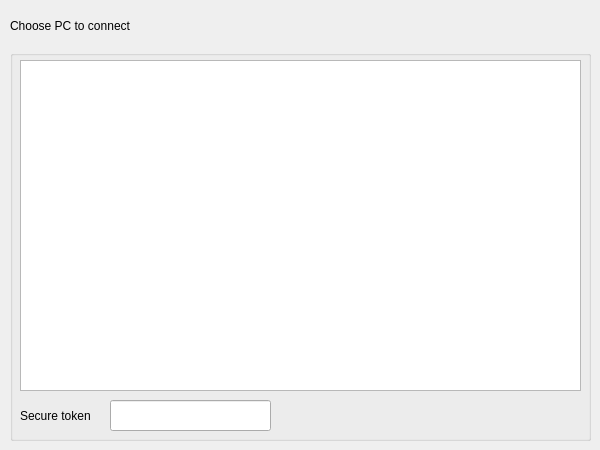
<?xml version="1.0" encoding="UTF-8"?>
<ui version="4.0">
 <class>Dialog</class>
 <widget class="QDialog" name="Dialog">
  <property name="geometry">
   <rect>
    <x>0</x>
    <y>0</y>
    <width>600</width>
    <height>450</height>
   </rect>
  </property>
  <property name="windowTitle">
   <string>Choose PC to connect</string>
  </property>
  <widget class="QLabel" name="label">
   <property name="geometry">
    <rect>
     <x>10</x>
     <y>10</y>
     <width>131</width>
     <height>31</height>
    </rect>
   </property>
   <property name="text">
    <string>Choose PC to connect</string>
   </property>
  </widget>
  <widget class="QGroupBox" name="groupBox">
   <property name="geometry">
    <rect>
     <x>10</x>
     <y>50</y>
     <width>581</width>
     <height>391</height>
    </rect>
   </property>
   <property name="title">
    <string/>
   </property>
   <widget class="QListWidget" name="table">
    <property name="geometry">
     <rect>
      <x>10</x>
      <y>10</y>
      <width>561</width>
      <height>331</height>
     </rect>
    </property>
   </widget>
   <widget class="QLineEdit" name="secure_token">
    <property name="geometry">
     <rect>
      <x>100</x>
      <y>350</y>
      <width>161</width>
      <height>31</height>
     </rect>
    </property>
   </widget>
   <widget class="QLabel" name="label_2">
    <property name="geometry">
     <rect>
      <x>10</x>
      <y>350</y>
      <width>81</width>
      <height>31</height>
     </rect>
    </property>
    <property name="text">
     <string>Secure token</string>
    </property>
   </widget>
  </widget>
 </widget>
 <resources/>
 <connections/>
</ui>
